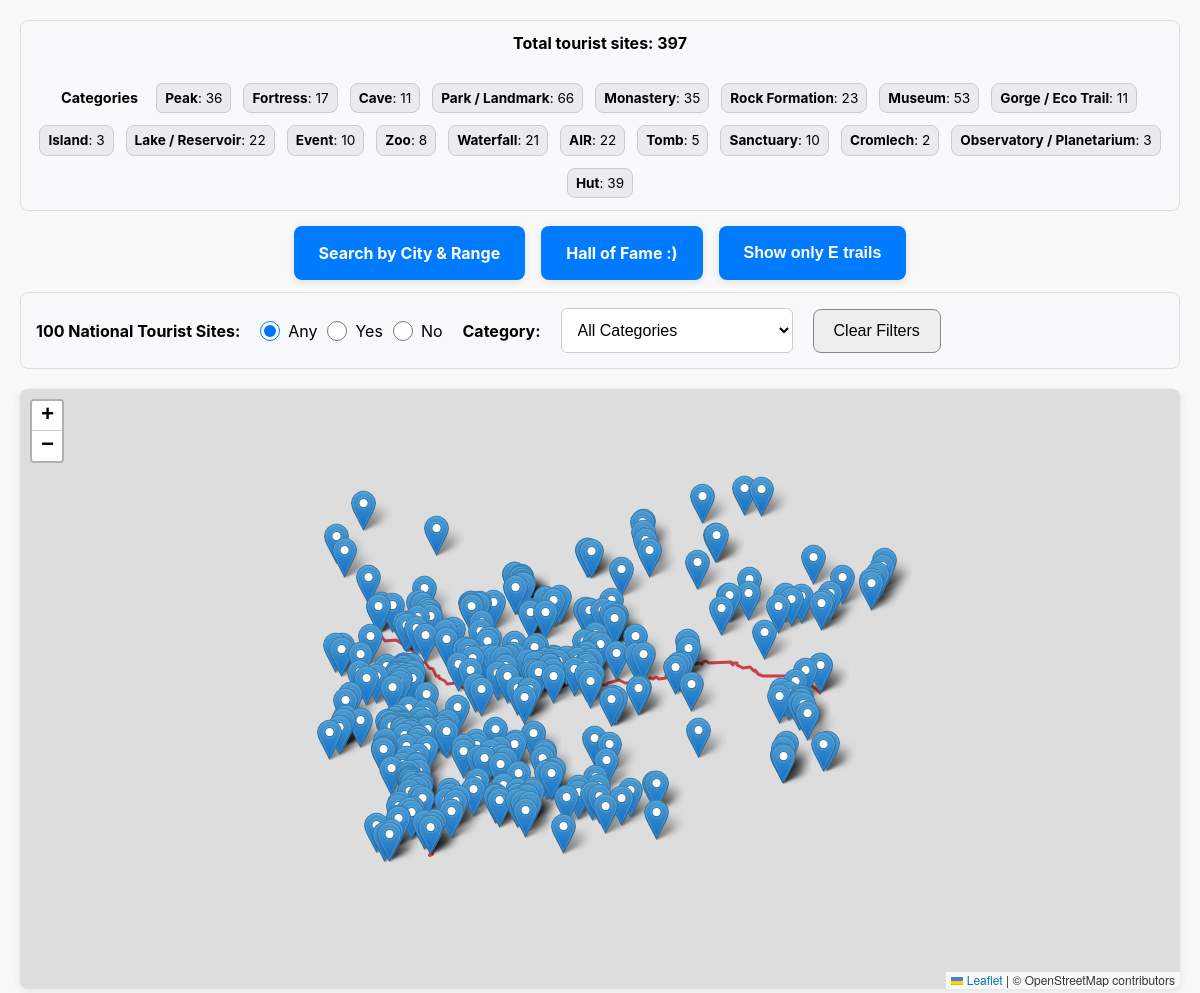
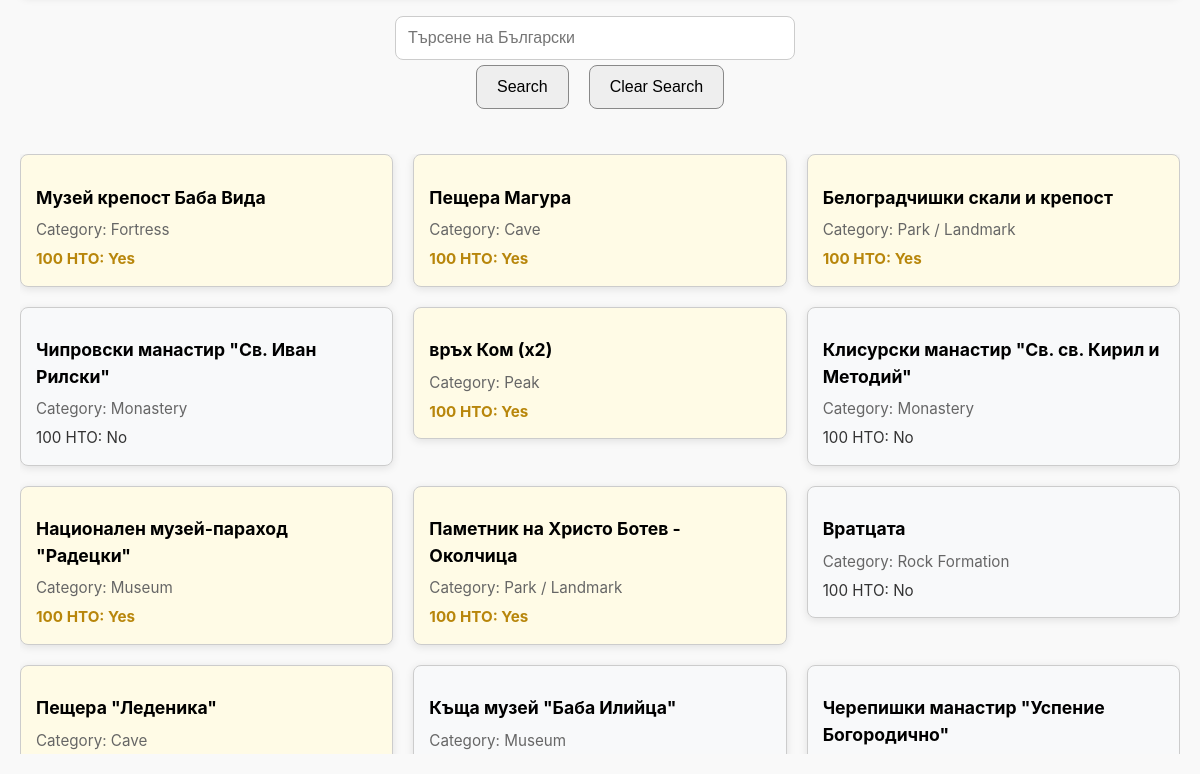
The page / on the database its author committed (2 pictures, top to bottom).
### tables this page shows
CREATE TABLE locations (
            id INTEGER PRIMARY KEY AUTOINCREMENT,
            name_bg TEXT NOT NULL,
            latitude REAL NOT NULL,
            longitude REAL NOT NULL,
            category TEXT NOT NULL,
            sto_nto INTEGER NOT NULL
        );

### app.py (the view)
@app.route('/', methods=['GET'])
def index():
    sto_nto = request.args.get('sto_nto')
    category = request.args.getlist('category')
    search = request.args.get('search', '').strip()
    locations = db.all_locations()
    if sto_nto in ('yes', 'no'):
        wanted = 1 if sto_nto == 'yes' else 0
        locations = [loc for loc in locations if loc['sto_nto'] == wanted]
    if category:
        locations = [loc for loc in locations if loc['category'] in category]
    if search:
        locations = [loc for loc in locations if search.lower() in loc['name_bg'].lower()]
    category_counts = {cat: 0 for cat in CATEGORIES}
    for loc in locations:
        if loc['category'] in category_counts:
            category_counts[loc['category']] += 1
    sorted_categories = ['Peak'] + [cat for cat in CATEGORIES if cat != 'Peak']
    locations_as_tuples = [
        (loc['id'], loc['name_bg'], loc['latitude'], loc['longitude'],
         loc['category'], loc['sto_nto'])
        for loc in locations
    ]
    locations_js = [
        {
            'id': loc['id'],
            'name_bg': loc['name_bg'],
            'latitude': loc['latitude'],
            'longitude': loc['longitude'],
            'category': loc['category'],
            'sto_nto': loc['sto_nto'],
        }
        for loc in locations
    ]
    return render_template(
        'index.html',
        locations=locations_as_tuples,
        locations_js=locations_js,
        categories=sorted_categories,
        category_counts=category_counts,
        selected_category=category,
        sto_nto=sto_nto
    )

### db.py (called while the page is built)
def _connect(db_path: str = DB_NAME) -> sqlite3.Connection:
    return sqlite3.connect(db_path)

def all_locations(db_path: str = DB_NAME) -> list[dict[str, Any]]:
    conn = _connect(db_path)
    try:
        rows = conn.execute(
            'SELECT id, name_bg, latitude, longitude, category, sto_nto FROM locations'
        ).fetchall()
    finally:
        conn.close()
    return [dict(zip(_COLUMNS, row)) for row in rows]

### templates/index.html (shortened to what this page needs)
<!DOCTYPE html>
<html>
<head>
    <link rel="stylesheet" href="{{ url_for('static', filename='style.css') }}">
    <link rel="stylesheet" href="https://unpkg.com/leaflet/dist/leaflet.css" />
</head>
<body>
    <div class="filter-bar category-tile" style="margin-bottom: 15px; flex-direction: column; align-items: center; padding: 10px;">
        <div style="width: 100%; margin-bottom: 6px; text-align: center;">
            <strong style="font-size: 1em; font-weight: bold;">Total tourist sites: {{ locations|length }}</strong>
        </div>
        <div style="display: flex; align-items: center; gap: 8px; flex-wrap: wrap; width: 100%; justify-content: center;">
            <h4 style="margin: 0 8px 0 0; font-size: 0.9em;">Categories</h4>
            {% if 'Peak' in categories %}
                <div style="padding: 4px 8px; background: #e9ecef; border-radius: 6px; border: 1px solid #ccc; margin: 2px; font-size: 0.85em;">
                    <strong>Peak</strong>: {{ category_counts['Peak'] }}
                </div>
            {% endif %}
            {% for cat in categories %}
                {% if cat != 'Peak' %}
                    <div class="category-badge" style="padding: 4px 8px; margin: 2px; font-size: 0.85em;">
                        <strong>{{ cat }}</strong>: {{ category_counts[cat] }}
                    </div>
                {% endif %}
            {% endfor %}
        </div>
    </div>
    <div class="nav-buttons">
        <a href="{{ url_for('city_search') }}" class="nav-button">Search by City & Range</a>
        <a href="{{ url_for('hall_of_fame') }}" class="nav-button">Hall of Fame :)</a>
        <button type="button" id="toggleTrailsBtn" class="nav-button" style="border: none; cursor: pointer;">Show only E trails</button>
    </div>
    <form method="get" id="filterForm" class="filter-bar">
        <div class="filter-group">
            <label>100 National Tourist Sites:</label>
            <label><input type="radio" name="sto_nto" value="" {% if not sto_nto %}checked{% endif %}> Any</label>
            <label><input type="radio" name="sto_nto" value="yes" {% if sto_nto == 'yes' %}checked{% endif %}> Yes</label>
            <label><input type="radio" name="sto_nto" value="no" {% if sto_nto == 'no' %}checked{% endif %}> No</label>
        </div>
        <div class="filter-group">
            <label>Category:</label>
            <select name="category">
                <option value="" {% if not selected_category or selected_category == [] %}selected{% endif %}>All Categories</option>
            </select>
        </div>
        <button type="button" onclick="window.location.href='{{ url_for('index') }}'">Clear Filters</button>
    </form>
    <div id="map"></div>
    <div class="search-container">
        <form method="get" id="searchForm" class="search-form">
            <input type="text" name="search" placeholder="Търсене на Български" value="{{ request.args.get('search', '') }}" class="search-input">
            <div style="display: flex; gap: 10px; justify-content: center; flex-wrap: wrap;">
                <button type="submit" class="search-button">Search</button>
                <button type="button" onclick="window.location.href='{{ url_for('index') }}'" class="search-button">Clear Search</button>
            </div>
        </form>
    </div>
    <div class="locations">
        {% for loc in locations %}
            <div class="location-card {% if loc[5] %}nto{% else %}regular{% endif %}">
                <h2 class="location-title">{{ loc[1] }}</h2>
                <p class="location-category">Category: {{ loc[4] }}</p>
                <p class="location-nto {% if loc[5] %}yes{% else %}no{% endif %}">100 НТО: {{ 'Yes' if loc[5] else 'No' }}</p>
            </div>
        {% endfor %}
    </div>
</body>
</html>

### static/style.css (style rules this page uses)
body { font-family: Arial, sans-serif; margin: 40px; background: #f9f9f9; }
form { margin-bottom: 20px; }
.locations { display: flex; flex-wrap: wrap; gap: 20px; }
.location-card { background: #fff; border: 1px solid #ddd; padding: 15px; border-radius: 8px; width: 250px; }

### templates/index.html (style rules this page uses)
* { box-sizing: border-box; }
body { margin: 0; padding: 10px; font-family: -apple-system, BlinkMacSystemFont, 'Segoe UI', Roboto, sans-serif; line-height: 1.5; }
#map { height: 50vh; min-height: 300px; width: 100%; margin-bottom: 20px; border-radius: 8px; box-shadow: 0 2px 8px rgba(0,0,0,0.1); touch-action: manipulation; }
.filter-bar { display: flex; flex-direction: column; gap: 15px; margin-bottom: 20px; padding: 15px; background: #f8f9fa; border: 1px solid #ddd; border-radius: 8px; }
.filter-group { display: flex; flex-direction: column; gap: 10px; }
.filter-group > label:first-child { font-weight: bold; font-size: 16px; margin-bottom: 8px; }
.filter-group label { font-size: 16px; display: flex; align-items: center; gap: 8px; cursor: pointer; padding: 8px 0; }
.filter-group select { width: 100%; padding: 12px; border: 1px solid #ccc; border-radius: 6px; font-size: 16px; background: white; }
.filter-group input[type="radio"] { width: 20px; height: 20px; margin: 0; }
.filter-bar button { padding: 12px 20px; border-radius: 8px; border: 1px solid #888; background: #eee; cursor: pointer; font-size: 16px; min-height: 44px; touch-action: manipulation; }
.nav-buttons { width: 100%; text-align: center; margin-bottom: 12px; display: flex; justify-content: center; gap: 16px; flex-wrap: wrap; }
.nav-button { display: inline-block; padding: 15px 25px; background: #007bff; color: #fff; border-radius: 8px; text-decoration: none; font-weight: bold; font-size: 16px; min-height: 44px; box-shadow: 0 2px 8px rgba(0,0,0,0.1); transition: all 0.2s ease; touch-action: manipulation; text-align: center; }
.category-tile { margin-bottom: 20px; flex-direction: column; align-items: center; }
.category-badge { padding: 10px 15px; background: #e9ecef; border-radius: 8px; border: 1px solid #ccc; margin: 4px; font-size: 14px; text-align: center; }
.search-container { margin: 20px 0; text-align: center; }
.search-form { display: inline-block; }
.search-input { width: 100%; max-width: 400px; padding: 12px; border-radius: 8px; border: 1px solid #ccc; font-size: 16px; margin-bottom: 10px; }
.search-button { padding: 12px 20px; border-radius: 8px; border: 1px solid #888; background: #eee; cursor: pointer; font-size: 16px; min-height: 44px; margin: 5px; touch-action: manipulation; transition: background-color 0.2s ease; }
.locations { max-height: 600px; overflow-y: auto; display: flex; flex-wrap: wrap; gap: 10px; justify-content: flex-start; align-items: flex-start; min-height: 360px; }
.location-card { width: 100%; margin: 8px 0; padding: 15px; border-radius: 8px; border: 1px solid #ccc; display: block; box-shadow: 0 2px 8px rgba(0,0,0,0.1); transition: transform 0.2s ease, box-shadow 0.2s ease; }
.location-card.nto { background: #fffbe6; }
.location-card.regular { background: #f8f9fa; }
.location-title { font-size: 1.1em; margin-bottom: 8px; font-weight: bold; }
.location-category { margin: 0 0 6px 0; font-size: 0.95em; color: #666; }
.location-nto { margin: 0; font-size: 0.95em; }
.location-nto.yes { font-weight: bold; color: #b8860b; }
.location-nto.no { font-weight: normal; color: #333; }
@media (min-width: 768px) { body { padding: 20px; } }
@media (min-width: 768px) { #map { height: 60vh; min-height: 500px; } }
@media (min-width: 768px) { .filter-bar { flex-direction: row; align-items: center; gap: 20px; } }
@media (min-width: 768px) { .filter-group { flex-direction: row; align-items: center; gap: 10px; } }
@media (min-width: 768px) { .filter-group > label:first-child { margin-bottom: 0; margin-right: 10px; } }
@media (min-width: 768px) { .search-input { width: 400px; margin-bottom: 0; margin-right: 10px; } }
@media (min-width: 768px) { .locations { display: grid; grid-template-columns: repeat(auto-fill, minmax(280px, 1fr)); gap: 20px; } }
@media (min-width: 768px) { .location-card { margin: 0; } }
@media (min-width: 1200px) { #map { height: 70vh; min-height: 600px; } }
@media (min-width: 1200px) { .locations { grid-template-columns: repeat(auto-fill, minmax(320px, 1fr)); } }

### rows shown on the page
locations: name_bg "Музей крепост Баба Вида", category "Fortress", sto_nto "Yes"
locations: name_bg "Пещера Магура", category "Cave", sto_nto "Yes"
locations: name_bg "Белоградчишки скали и крепост", category "Park / Landmark", sto_nto "Yes"
locations: name_bg "Чипровски манастир \"Св. Иван Рилски\"", category "Monastery", sto_nto "No"
locations: name_bg "връх Ком (х2)", category "Peak", sto_nto "Yes"
locations: name_bg "Клисурски манастир \"Св. св. Кирил и Методий\"", category "Monastery", sto_nto "No"
locations: name_bg "Национален музей-параход \"Радецки\"", category "Museum", sto_nto "Yes"
locations: name_bg "Паметник на Христо Ботев - Околчица", category "Park / Landmark", sto_nto "Yes"
locations: name_bg "Вратцата", category "Rock Formation", sto_nto "No"
locations: name_bg "Пещера \"Леденика\"", category "Cave"
locations: name_bg "Къща музей \"Баба Илийца\"", category "Museum"
locations: name_bg "Черепишки манастир \"Успение Богородично\""

### other values the page prints
{{ locations|length }} "397"
{{ category_counts['Peak'] }} "36"
{{ cat }} "Fortress" "Cave" "Park / Landmark" "Monastery" "Rock Formation" "Museum" "Gorge / Eco Trail" "Island" "Lake / Reservoir" "Event" "Zoo" "Waterfall" "AIR" "Tomb" "Sanctuary" "Cromlech" "Observatory / Planetarium" "Hut"
{{ category_counts[cat] }} "17" "11" "66" "35" "23" "53" "11" "3" "22" "10" "8" "21" "22" "5" "10" "2" "3" "39"
